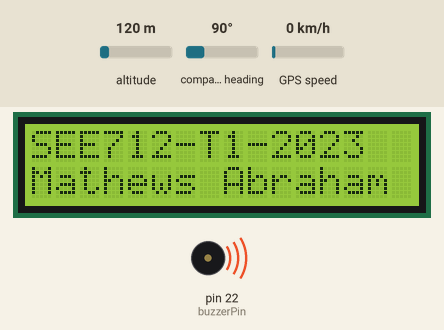
Recording of a sketch running on a simulated Arduino Mega 2560, built with avr-gcc and run on an emulated ATmega2560. On the bench: 16×2 character LCD, buzzer (waves = sounding, pin HIGH). The test bench sets the inputs (shaded band); at power-on: altitude 120 m, compass heading 90°, GPS speed 0 km/h. The GPS gets a fix after 3 s at 37.7749, -122.4194 with 8 satellites; what the sketch prints to the serial monitor is not drawn.

Above: at 0.1 s.
At 1.1 s:
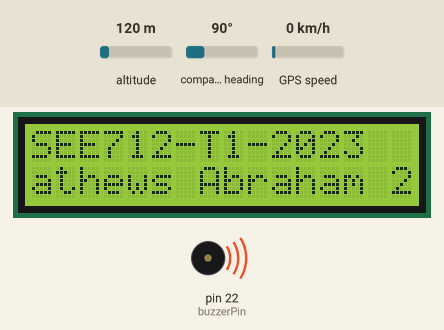
At 2.1 s:
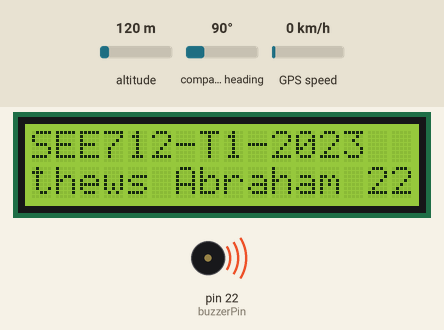
At 5.2 s:
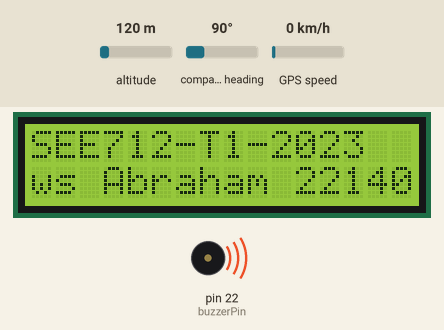
At 8.2 s:
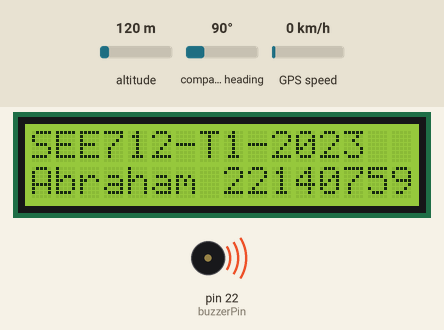
At 11.2 s:
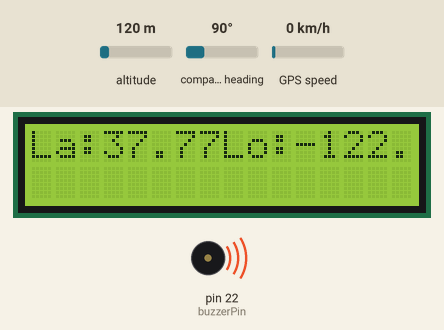

The sketch:

GPS_enabled_UV_sensor.ino
```cpp
#include <LiquidCrystal.h>
#include <TinyGPS++.h>
#include <SoftwareSerial.h>

// initialize the library with the numbers of the interface pins
LiquidCrystal lcd(8, 9, 4, 5, 6, 7);

volatile unsigned long timerCount = 0; // variable to track timer interrupt counts
const unsigned long TIMER_INTERVAL = 10000; // interval of 10 seconds

bool runInitialCode = true; // flag to indicate whether to run the initial code or the following code


//gps

static const int RXPin = 50, TXPin = 51;
static const uint32_t GPSBaud = 9600;
//UV

int prev_uvsensor_bars = 0;
int prev_user_set_bars = 0;
const int uvSensorPin = A1;


const int buzzerPin = 22; // Pin connected to the buzzer
/*****************************************************/


int user_set_bars = 0; // Initial comma position
/*****************************************************/

int buzzer_beep_flag = 0;

// Define the custom character for the shaded block
byte shadedBlock[8] =
{
  B11111,
  B11111,
  B11111,
  B11111,
  B11111,
  B11111,
  B11111,
  B11111
};


// The TinyGPS++ object
TinyGPSPlus gps;

// The serial connection to the GPS device
SoftwareSerial ss(RXPin, TXPin);

void setup() {
  lcd.begin(16, 2); // initialize the LCD
  lcd.print("SEE712-T1-2023"); // display initial message on LCD

  // Set up Timer1 to trigger interrupt every 1 millisecond
  noInterrupts(); // disable interrupts

  // Set Timer1 prescaler to 64
  TCCR1B = (1 << CS11) | (1 << CS10);

  // Set Timer1 compare match value for 1 millisecond interrupt interval
  OCR1A = 249;

  // Enable Timer1 compare match interrupt
  TIMSK1 |= (1 << OCIE1A);

  interrupts(); // enable interrupts

  //gps
  ss.begin(GPSBaud);
  // Load the custom character into LCD memory
  lcd.createChar(0, shadedBlock);

  lcd.setCursor(0, 1); // Set cursor to the first column of the second row
  lcd.print("UV");     // Display "UV" in the first two columns

  Serial.begin(9600);  // Initialize the serial communication

  //pinMode(buzzerPin, OUTPUT); // Set the buzzer pin as an output
  DDRA |= (1 << PA0); // LOW LEVEL CODE TO MAKE PIN 22 OUTPUT
  buzzer_off();
}

void buzzer_on()
{
  //digitalWrite(buzzerPin, LOW);
  PORTA &= ~(1 << PA0);
   // WRITE LOW SIGNAL TO BUZZER
}

void buzzer_off()
{
  //digitalWrite(buzzerPin, HIGH);
   PORTA |= (1 << PA0);//WRITE HIGH SIGNAL TO BUZZER
}

/*
 * funtion should be called in a loop. whenever "buzzer_beep_ctrl_flag"
 * is 1, this function makes the buzzer beep.
 */
void buzzer_control_loop(int buzzer_beep_ctrl_flag)
{
  const int buzzer_toggle_delay_ms = 80;
  static int buzzer_toggle_timer_ms = 80;
  static int buzzer_toggle_flag = 0;

  Serial.print("buzzer_beep_ctrl_flag : ");
  Serial.println(buzzer_beep_ctrl_flag);

  if(buzzer_beep_ctrl_flag)
  {
    if(buzzer_toggle_timer_ms > buzzer_toggle_delay_ms)
    {
      //XOR operation to toggle flag. make flag 1 if 0. make flag 0 if already 1.
      buzzer_toggle_flag = buzzer_toggle_flag ^ 1;
      if (buzzer_toggle_flag)
      {
        buzzer_on();
        //Serial.println("Buzzer_high");
      }
      else
      {
        buzzer_off();
        Serial.println("Buzzer_low");
      }
      buzzer_toggle_timer_ms = 0;
    }
    buzzer_toggle_timer_ms++;
    _delay_us(100);

  }
  else
  {
   buzzer_off();
  }
}

void loop()
{
  if (timerCount >= TIMER_INTERVAL) {
    runInitialCode = false; // set the flag to indicate not running the initial code
    lcd.clear(); // clear the LCD
    timerCount = 0; // reset the timer count
  }

  if (runInitialCode) {
    //
    static int pos = 0;
    char str[] = " Mathews Abraham 221407594 ";

    // Update second row every 5 seconds
    if (pos == 0) {
      lcd.setCursor(0, 1);
      lcd.print(str + pos);
      pos++;
    } else if (pos < sizeof(str) - 16) {
      lcd.setCursor(0, 1);
      lcd.print(str + pos);
      pos++;
      _delay_us(1000000);
    } else {
      pos = 0;
    }
  } else
  {


    // code to be executed after 10 seconds
    lcd.setCursor(0, 1); // Set cursor to the first column of the second row
    lcd.print("UV");
    int uvValue = analogRead(uvSensorPin);  // Read the UV intensity value


  // Convert the raw ADC value to a voltage
  float voltage = uvValue * (5.0 / 1023.0);
  float uvIndex = voltage / 0.1;

  // Calculate the percentage directly
  int percentage = (uvIndex >= 1.0) ? 100 : (uvIndex * 100);

  // Calculate the number of shaded columns based on the percentage
  int uv_sensor_bars = (percentage * 14) / 100;

  if ((prev_uvsensor_bars != uv_sensor_bars) || prev_user_set_bars != user_set_bars)
  {
   // Clear the columns after "UV" in the second row
    lcd.setCursor(2, 1);
    lcd.print("               ");

    // Clear the remaining columns
    for (int i = uv_sensor_bars; i < 14; i++)
    {
      lcd.write(' ');// Write a space character
    }
    prev_uvsensor_bars = uv_sensor_bars;
    prev_user_set_bars = user_set_bars;
  }
  // Set the cursor back to the first column after "UV"
  lcd.setCursor(2, 1);

  // Shade the appropriate number of columns
  for (int i = 0; i < uv_sensor_bars; i++)
  {
    lcd.write(byte(0));  // Write the custom character for shaded block
  }

  int x = analogRead(0);

  // Check if UP button is pressed
  if (x < 200)
  {
    _delay_us(2000000); // Debounce delay
    user_set_bars++; // Move the comma right
    if (user_set_bars > 13) {
      user_set_bars = 13; // Limit comma position to the rightmost column
    }
  }
  // Check if DOWN button is pressed
  else if (x < 400)
   {
    _delay_us(2000000); // Debounce delay
    user_set_bars--; // Move the comma left
    if (user_set_bars < 0) {
      user_set_bars = 0; // Limit comma position to the leftmost column
    }
  }

  lcd.setCursor(user_set_bars + 2, 1); // Set the cursor position for comma
  lcd.write("'"); // Display the comma character

    //Serial.print("  uv_sensor_bars:  ");
    //Serial.print(uv_sensor_bars);
    //Serial.print("  user_set_bars:");
    //Serial.print(user_set_bars);
    //Serial.print("\n");

  // Check if shaded columns touch or exceed the apostrophe
  if (uv_sensor_bars > user_set_bars)
  {
    buzzer_beep_flag = 1;
  } else {
    buzzer_beep_flag = 0;
  }

  buzzer_control_loop(buzzer_beep_flag);

    lcd.clear();
    while (ss.available() > 0)
    if (gps.encode(ss.read()))
        displayInfo();

  }
}

// Timer1 compare match interrupt service routine
ISR(TIMER1_COMPA_vect) {
  timerCount++; // increment the timer count
}

void displayInfo()
{
  Serial.print(F("Location: "));
  if (gps.location.isValid())
  {
    //Serial.print(gps.location.lat(), 6);
   //Serial.print(F(","));
    //Serial.print(gps.location.lng(), 6);
    //lcd.clear(); // clear the LCD display
    lcd.setCursor(0, 0);
    lcd.print("La:");
    lcd.print(gps.location.lat(), 3); // display the latitude on the left side of the first row, up to 6 decimal places
    lcd.setCursor(8, 0);
    lcd.print("Lo:");
    lcd.print(gps.location.lng(), 3); // display the longitude on the right side of the first row, up to 6 decimal places
    _delay_us(1500000);
  }
  else
  {
    Serial.print(F("INVALID"));
  }


  Serial.println();
}
```

Measured:
- what the display in image 0 shows lasts 1.0 s, from 0.1 s to 1.1 s
